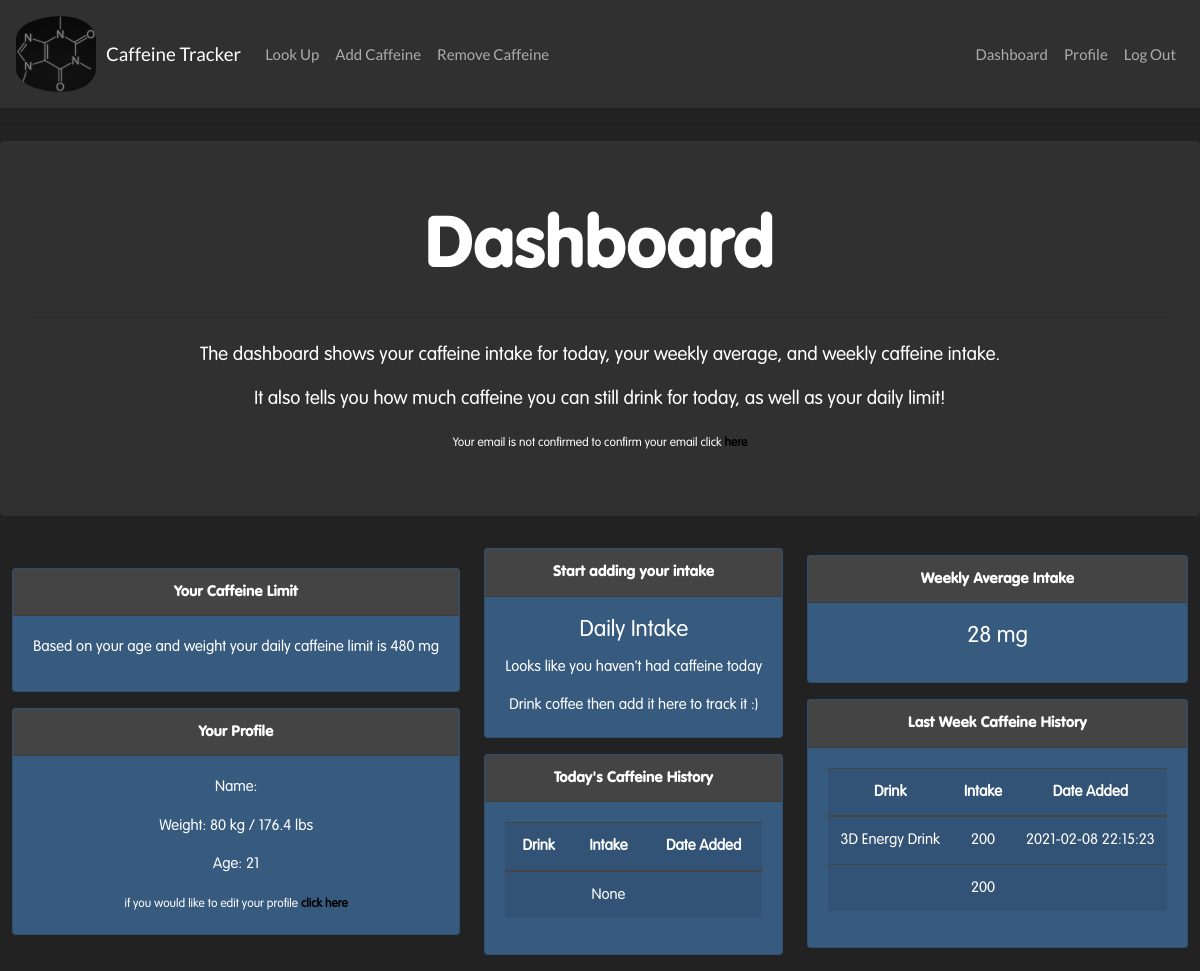
/dashboard (signed in), run on the app's committed database.
### tables this page shows
CREATE TABLE 'history' ('user_id' TEXT NOT NULL, 'Intake' TEXT NOT NULL, 'date_added' TEXT NOT NULL, 'Drink' TEXT NOT NULL, FOREIGN KEY (user_id) REFERENCES users(id));

### app.py (the view, shortened to what this page needs)
@app.route("/dashboard", methods=["GET", "POST"])
@login_required
def dashboard():
    user_id = session["user_id"]
    username = db.execute("SELECT username FROM users WHERE id = :user_id", user_id = user_id)
    danger = False
    isWeight = False
    inPounds = None
    send_intake = True
    safeLimit = 0
    safeAdultNumber = 6 #6mg/kg of caffeine seems safe for adults
    safeTeensNumber = 2.5  #2.5mg/kg of caffeine seems safe for teens
    weightValue = db.execute("Select weight from users WHERE id = :user_id", user_id = user_id)
    if weightValue[0]['weight']:
        isWeight = True
    isIntake = db.execute("Select Intake FROM history where user_id =:user_id", user_id = user_id)
    firstname= db.execute("SELECT firstname FROM users WHERE id = :user_id", user_id = user_id)
    lastname= db.execute("SELECT lastname FROM users WHERE id = :user_id", user_id = user_id)
    get_age = db.execute("SELECT age FROM users WHERE id = :user_id", user_id = user_id)
    checkConfirmation = db.execute("SELECT confirmed FROM email_confirmation WHERE user = :user", user = username[0]['username'])
    isConfirmed = checkConfirmation[0]['confirmed']
    if get_age[0]['age']:
        age_person=int(get_age[0]['age'])
    else:
        age_person = 0
    weight_person = db.execute("SELECT weight FROM users WHERE id = :user_id", user_id = user_id)
    if weight_person[0]['weight']:
        inPounds = round((weight_person[0]['weight'] * 2.205), 2)
        isWeight = True
    daily_intake = db.execute("SELECT Sum(Intake) as daily_intake FROM history WHERE user_id = :user_id AND date_added BETWEEN datetime('now', 'localtime', 'start of day') AND datetime('now', 'localtime')", user_id = user_id)
    daily_history = db.execute("SELECT Drink, date_added, Intake FROM history WHERE user_id = :user_id AND date_added BETWEEN datetime('now','localtime', 'start of day') AND datetime('now', 'localtime') ", user_id = user_id)
    weekly_average_sum = db.execute("SELECT Sum(Intake) as weekly_intake FROM history WHERE user_id = :user_id AND date_added BETWEEN datetime('now','localtime', '-6 days') AND datetime('now', 'localtime')", user_id = user_id)
    if weekly_average_sum[0]['weekly_intake']:
        weekly_average_intake = int(weekly_average_sum[0]['weekly_intake'] / 7)
    else:
        weekly_average_intake = 0
    weekly_history = db.execute("SELECT Drink, date_added, Intake FROM history WHERE user_id = :user_id AND date_added BETWEEN datetime('now','localtime', '-6 days') AND datetime('now', 'localtime') ", user_id = user_id)
    if not daily_intake[0]['daily_intake'] or daily_intake[0]['daily_intake'] == None:
        send_intake = False
    if isWeight is True and age_person > 0:
        print("I'm inside calcualtions.")
        if age_person >= 18:
            safeLimit = weightValue[0]['weight'] * safeAdultNumber
        elif age_person >= 13 and age_person < 18:
            safeLimit = weightValue[0]['weight'] * safeTeensNumber
        elif age_person >= 4 and age_person < 7:
            safeLimit = 45
        elif age_person >= 7 and age_person <= 9:
            safeLimit = 62.5
        elif age_person >= 10 and age_person <= 12:
            safeLimit = 85
        if send_intake is True:
            if safeLimit < daily_intake[0]['daily_intake']:
                danger = True
            else:
                danger = False
    '''
    else:
        safeLimit = 'unknown'
        if not daily_intake[0]['daily_intake']:
            danger = False
        elif 400 < daily_intake[0]['daily_intake']:
h    '''
    if firstname[0]['firstname']:
        firstname = firstname[0]['firstname'].capitalize()
    else:
        firstname = firstname[0]['firstname']
    if lastname[0]['lastname']:
        lastname = lastname[0]['lastname'].capitalize()
    else:
        lastname = lastname[0]['lastname']
    if safeLimit:
        safeLimit = round(safeLimit, 2)
    return render_template("dashboard.html", daily_intake = daily_intake[0]['daily_intake'], weekly_average_intake = weekly_average_intake, daily_history = daily_history, weekly_history = weekly_history,
    firstname=firstname, danger=danger, safeLimit=safeLimit, weekly_average_sum=weekly_average_sum[0]['weekly_intake'], age_person = age_person, weight_person= weight_person[0]['weight'],
    inPounds = inPounds, lastname=lastname, send_intake = send_intake, isConfirmed=isConfirmed)

### app.py (called while the page is built)
@app.after_request
def after_request(response):
    response.headers["Cache-Control"] = "no-cache, no-store, must-revalidate"
    response.headers["Expires"] = 0
    response.headers["Pragma"] = "no-cache"
    return response

### helpers.py (called while the page is built)
def login_required(f):
    @wraps(f)
    def decorated_function(*args, **kwargs):
        if session.get("user_id") is None:
            return redirect("/login")
        return f(*args, **kwargs)
    return decorated_function

### templates/dashboard.html (shortened to what this page needs)
{% extends "base.html" %}
{% block main %}
    <form action="/Dashboard" method="POST">
        <hr>
        <div class="jumbotron dashboard-stat" style="text-align: center;">
          {% if firstname %}
            <h1 class="display-3 black-font">Welcome, {{firstname}}!</h1>
          {% else %}
            <h1 class="display-3 black-font">Dashboard</h1>
          {% endif %}
          <hr class="my-4">
          <p class="lead light-font" >The dashboard shows your caffeine intake for today, your weekly average, and weekly caffeine intake.</p>
          <p class="lead light-font"> It also tells you how much caffeine you can still drink for today, as well as your daily limit!</p>
          {% if isConfirmed == 'FALSE' %}
            <small class="light-font">Your email is not confirmed to confirm your email click <strong><a href='/newConfirmationEmail' class="home-links">here</a></strong></small>
          {% endif %}
        </div>
      <div class="dashboard_container">
        <div>
        {% if weight_person  and age_person >0 %}
          <div class="card text-white bg-primary mb-3" style="max-width: 30rem;">
            <div class="card-header black-font">Your Caffeine Limit</div>
            <div class="card-body">
              <p class="card-title light-font">Based on your age and weight your daily caffeine limit is {{safeLimit}} mg</p>
            </div>
          </div>
        {% endif %}
        <div class="profile_card">
          <div class="card text-white bg-primary mb-3" style="max-width: 30rem;">
              <div class="card-header black-font">Your Profile</div>
              <div class="card-body light-font">
                  {% if not firstname %}
                    {% set firstname = '' %}
                  {% endif %}
                  {% if not lastname %}
                    {% set lastname = '' %}
                  {% endif %}
                  {% if age_person == 0 %}
                    {% set age_person = '' %}
                  {% endif %}
                  {% if not weight_person%}
                    {% set weight_person = '' %}
                  {% endif %}
                  {% if not inPounds %}
                    {% set inPounds = '' %}
                  {% endif %}
                  <p class="card-text">Name: {{firstname}} {{lastname}}</p>
                  {% if not weight_person %}
                    <p class="card-text">Weight:</p>
                  {% else %}
                    <p class="card-text">Weight: {{weight_person}} kg / {{inPounds}} lbs</p>
                  {% endif %}
                  <p class="card-text">Age: {{age_person}} </p>
                  <small>if you would like to edit your profile <strong><a href="\profile" class="home-links">click here</a></strong> </small>
              </div>
            </div>
          </div>
        </div>
        <div>
          {% if send_intake == False or not send_intake %}
            <div class="card text-white bg-primary mb-3" style="max-width: 30rem;">
              <div class="card-header black-font">Start adding your intake</div>
              <div class="card-body">
                <h4 class="card-title light-font">Daily Intake</h4>
                <p class="card-text light-font">Looks like you haven't had caffeine today</p>
                <p class="card-text light-font">Drink coffee then add it here to track it :)</p>
              </div>
            </div>
          {% endif %}
          <div class="card text-white bg-primary mb-3" style="max-width: 30rem;">
            <div class="card-header black-font">Today's Caffeine History</div>
            <div class="card-body light-font">
              <div class="table-responsive">
                  <table class="table table-active">
                      <thead>
                          <tr>
                            <th scope="col">Drink</th>
                            <th scope="col">Intake</th>
                            <th scope="col">Date Added</th>
                          </tr>
                      </thead>
                    <tfoot>
                        <tr>
                          <td colspan="1"></td>
                          <td>{{daily_intake}}</td>
                          <td></td>
                        </tr>
                    </tfoot>
                  </table>
              </div>
            </div>
          </div>
        </div>
        <div>
          {% if weekly_average_intake %}
              <div class="card text-white bg-primary mb-3" style="max-width: 30rem;">
                <div class="card-header black-font">Weekly Average Intake</div>
                <div class="card-body light-font">
                  <h4 class="card-title">{{weekly_average_intake}} mg</h4>
                </div>
          {% endif %}
            </div>
          <div class="card text-white bg-primary mb-3" style="max-width: 30rem;">
            <div class="card-header black-font">Last Week Caffeine History</div>
            <div class="card-body light-font">
              <div class="table-responsive">
                  <table class="table table-active">
                      <thead>
                          <tr>
                            <th scope="col">Drink</th>
                            <th scope="col">Intake</th>
                            <th scope="col">Date Added</th>
                          </tr>
                      </thead>
                    <tbody>
                      {% for weekly in weekly_history %}
                          <tr>
                              <td>{{weekly.Drink}}</td>
                              <td>{{weekly.Intake}}</td>
                              <td>{{weekly.date_added}}</td>
                          </tr>
                      {% endfor %}
                    </tbody>
                    <tfoot>
                        <tr>
                          <td colspan="1"></td>
                          <td>{{weekly_average_sum}}</td>
                          <td></td>
                        </tr>
                    </tfoot>
                  </table>
              </div>
            </div>
          </div>
        </div>
    </div>
    </form>
{% endblock %}

### templates/base.html (shortened to what this page needs)
<!DOCTYPE html>
<html lang="en">
    <head>
        <link rel = "stylesheet" href="/static/bootstrap.min.css">
        <link rel ="stylesheet" href="/static/design.css">
        <link rel ="stylesheet" type="text/css" href="/static/chosen.css">
    </head>
        <body>
            <nav class="navbar navbar-expand-lg navbar-dark bg-dark ">
            <img class="logo" src="/static/logo.jpg" alt="logo">
            <a class="navbar-brand" href="/">Caffeine Tracker</a>
            <div class="collapse navbar-collapse" id="navbarColor01">
                <ul class="navbar-nav mr-auto">
                    <li class = "nav-item">
                        <a class ="nav-link" href = "/lookup">Look Up</a>
                    </li>
                    {% if session.user_id %}
                    <li class = "nav-item">
                        <a class ="nav-link" href = "/add_caffeine">Add Caffeine</a>
                    </li>
                    <li class = "nav-item">
                        <a class ="nav-link" href = "/remove_caffeine">Remove Caffeine</a>
                    </li>
                    {% endif %}
                </ul>
                <form class = "form-inline my-2 my-lg-0">
                    <ul class="navbar-nav mr-auto">
                    {% if session.user_id %}
                        <li class = "nav-item">
                            <a class ="nav-link" href = "/dashboard">Dashboard</a>
                        </li>
                        <li class = "nav-item">
                            <a class = "nav-link" href = "/profile">Profile</a>
                        </li>
                        <li class = "nav-item">
                            <a class = "nav-link" href = "/logout">Log Out</a>
                        </li>
                    {% endif %}
                    </ul>
                </form>
            </div>
            </nav>
            {% block main %}{% endblock %}
        </body>
</html>

### static/design.css (style rules this page uses)
.light-font { font-family: VAGRoundedStd-Light, Georgia, 'Times New Roman', Times, serif; }
.black-font { font-family: VAGRoundedStd-Black, Georgia, 'Times New Roman', Times, serif; }
.logo { width:90px; padding: 0px 10px 0px 0px; border-radius: 100px / 50px; filter: grayscale(var(--value, 100%)); }
.table-responsive { max-height:700px; }
.profile_card { margin: 0 auto; float: none; margin-bottom: 10px; }
.dashboard_container { display: flex; flex-wrap: wrap; }
.dashboard_container > div { text-align: center; margin:auto; padding:auto; width:auto; }
a, a.home-links:hover { color: rgba(185, 125, 14, 0.911); }
a.home-links { color:black }

### data on the page
history: Drink "3D Energy Drink", Intake "200", date_added "2021-02-08 22:15:23"

### other printed values
{{ safeLimit }} "480"
{{ weight_person }} "80"
{{ inPounds }} "176.4"
{{ age_person }} "21"
{{ daily_intake }} "None"
{{ weekly_average_intake }} "28"
{{ weekly_average_sum }} "200"
